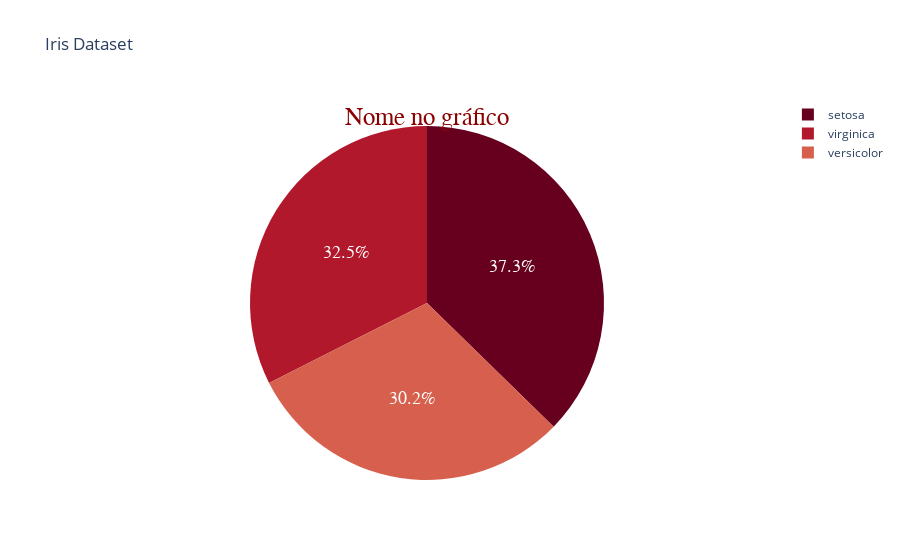

The cell this chart's notebook holds for it:
### Code cell
fig.update_traces(title = 'Nome no gráfico',
        title_font = dict(size=25,family='Verdana', 
                            color='darkred'),

        textfont=dict(family="sans serif",
                        size=18,
                        color="white")
)

### Figure 1 — Plotly figure (JSON) as saved in the notebook; plotly's stock layout.template omitted (floating-point values rounded to 4 significant figures; data arrays with more than 128 entries replaced by an {"elided": "..."} marker saying what was removed)
{"data": [{"domain": {"x": [0, 1], "y": [0, 1]}, "hovertemplate": "species=%{label}<br>sepal_width=%{value}<extra></extra>", "labels": {"elided": "150 str values"}, "legendgroup": "", "name": "", "showlegend": true, "textfont": {"color": "white", "family": "sans serif", "size": 18}, "title": {"font": {"color": "darkred", "family": "Verdana", "size": 25}, "text": "Nome no gráfico"}, "type": "pie", "values": {"elided": "150 float values"}}], "layout": {"legend": {"tracegroupgap": 0}, "piecolorway": ["rgb(103,0,31)", "rgb(178,24,43)", "rgb(214,96,77)", "rgb(244,165,130)", "rgb(253,219,199)", "rgb(247,247,247)", "rgb(209,229,240)", "rgb(146,197,222)", "rgb(67,147,195)", "rgb(33,102,172)", "rgb(5,48,97)"], "title": {"text": "Iris Dataset"}}}
